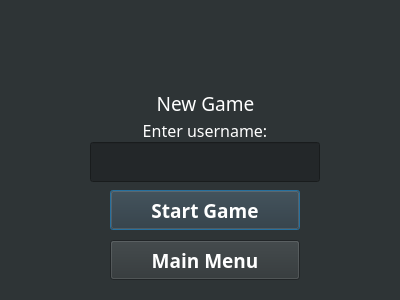
<?xml version="1.0" encoding="UTF-8"?>
<ui version="4.0">
 <class>newGame</class>
 <widget class="QDialog" name="newGame">
  <property name="geometry">
   <rect>
    <x>0</x>
    <y>0</y>
    <width>400</width>
    <height>300</height>
   </rect>
  </property>
  <property name="focusPolicy">
   <enum>Qt::NoFocus</enum>
  </property>
  <property name="windowTitle">
   <string>Zork - New Game</string>
  </property>
  <property name="styleSheet">
   <string notr="true">background-color: rgb(46, 52, 54);</string>
  </property>
  <widget class="QLabel" name="userLabel">
   <property name="geometry">
    <rect>
     <x>90</x>
     <y>120</y>
     <width>230</width>
     <height>20</height>
    </rect>
   </property>
   <property name="palette">
    <palette>
     <active>
      <colorrole role="WindowText">
       <brush brushstyle="SolidPattern">
        <color alpha="255">
         <red>255</red>
         <green>255</green>
         <blue>255</blue>
        </color>
       </brush>
      </colorrole>
      <colorrole role="Button">
       <brush brushstyle="SolidPattern">
        <color alpha="255">
         <red>46</red>
         <green>52</green>
         <blue>54</blue>
        </color>
       </brush>
      </colorrole>
      <colorrole role="Text">
       <brush brushstyle="SolidPattern">
        <color alpha="255">
         <red>255</red>
         <green>255</green>
         <blue>255</blue>
        </color>
       </brush>
      </colorrole>
      <colorrole role="Base">
       <brush brushstyle="SolidPattern">
        <color alpha="255">
         <red>46</red>
         <green>52</green>
         <blue>54</blue>
        </color>
       </brush>
      </colorrole>
      <colorrole role="Window">
       <brush brushstyle="SolidPattern">
        <color alpha="255">
         <red>46</red>
         <green>52</green>
         <blue>54</blue>
        </color>
       </brush>
      </colorrole>
     </active>
     <inactive>
      <colorrole role="WindowText">
       <brush brushstyle="SolidPattern">
        <color alpha="255">
         <red>255</red>
         <green>255</green>
         <blue>255</blue>
        </color>
       </brush>
      </colorrole>
      <colorrole role="Button">
       <brush brushstyle="SolidPattern">
        <color alpha="255">
         <red>46</red>
         <green>52</green>
         <blue>54</blue>
        </color>
       </brush>
      </colorrole>
      <colorrole role="Text">
       <brush brushstyle="SolidPattern">
        <color alpha="255">
         <red>255</red>
         <green>255</green>
         <blue>255</blue>
        </color>
       </brush>
      </colorrole>
      <colorrole role="Base">
       <brush brushstyle="SolidPattern">
        <color alpha="255">
         <red>46</red>
         <green>52</green>
         <blue>54</blue>
        </color>
       </brush>
      </colorrole>
      <colorrole role="Window">
       <brush brushstyle="SolidPattern">
        <color alpha="255">
         <red>46</red>
         <green>52</green>
         <blue>54</blue>
        </color>
       </brush>
      </colorrole>
     </inactive>
     <disabled>
      <colorrole role="WindowText">
       <brush brushstyle="SolidPattern">
        <color alpha="255">
         <red>190</red>
         <green>190</green>
         <blue>190</blue>
        </color>
       </brush>
      </colorrole>
      <colorrole role="Button">
       <brush brushstyle="SolidPattern">
        <color alpha="255">
         <red>46</red>
         <green>52</green>
         <blue>54</blue>
        </color>
       </brush>
      </colorrole>
      <colorrole role="Text">
       <brush brushstyle="SolidPattern">
        <color alpha="255">
         <red>190</red>
         <green>190</green>
         <blue>190</blue>
        </color>
       </brush>
      </colorrole>
      <colorrole role="Base">
       <brush brushstyle="SolidPattern">
        <color alpha="255">
         <red>46</red>
         <green>52</green>
         <blue>54</blue>
        </color>
       </brush>
      </colorrole>
      <colorrole role="Window">
       <brush brushstyle="SolidPattern">
        <color alpha="255">
         <red>46</red>
         <green>52</green>
         <blue>54</blue>
        </color>
       </brush>
      </colorrole>
     </disabled>
    </palette>
   </property>
   <property name="font">
    <font>
     <family>Montserrat</family>
     <pointsize>12</pointsize>
     <weight>50</weight>
     <bold>false</bold>
    </font>
   </property>
   <property name="contextMenuPolicy">
    <enum>Qt::NoContextMenu</enum>
   </property>
   <property name="whatsThis">
    <string/>
   </property>
   <property name="accessibleName">
    <string/>
   </property>
   <property name="accessibleDescription">
    <string/>
   </property>
   <property name="layoutDirection">
    <enum>Qt::LeftToRight</enum>
   </property>
   <property name="text">
    <string>Enter username:</string>
   </property>
   <property name="textFormat">
    <enum>Qt::AutoText</enum>
   </property>
   <property name="alignment">
    <set>Qt::AlignCenter</set>
   </property>
  </widget>
  <widget class="QLabel" name="zorkLogo">
   <property name="geometry">
    <rect>
     <x>90</x>
     <y>0</y>
     <width>230</width>
     <height>100</height>
    </rect>
   </property>
   <property name="font">
    <font>
     <family>Montserrat</family>
     <pointsize>50</pointsize>
     <weight>75</weight>
     <italic>true</italic>
     <bold>true</bold>
    </font>
   </property>
   <property name="text">
    <string/>
   </property>
   <property name="pixmap">
    <pixmap resource="imglib.qrc">:/zorkLogo.png</pixmap>
   </property>
   <property name="scaledContents">
    <bool>true</bool>
   </property>
   <property name="alignment">
    <set>Qt::AlignCenter</set>
   </property>
  </widget>
  <widget class="QPushButton" name="startGameButton">
   <property name="geometry">
    <rect>
     <x>110</x>
     <y>190</y>
     <width>190</width>
     <height>40</height>
    </rect>
   </property>
   <property name="palette">
    <palette>
     <active>
      <colorrole role="WindowText">
       <brush brushstyle="SolidPattern">
        <color alpha="255">
         <red>255</red>
         <green>255</green>
         <blue>255</blue>
        </color>
       </brush>
      </colorrole>
      <colorrole role="Button">
       <brush brushstyle="SolidPattern">
        <color alpha="255">
         <red>46</red>
         <green>52</green>
         <blue>54</blue>
        </color>
       </brush>
      </colorrole>
      <colorrole role="ButtonText">
       <brush brushstyle="SolidPattern">
        <color alpha="255">
         <red>255</red>
         <green>255</green>
         <blue>255</blue>
        </color>
       </brush>
      </colorrole>
      <colorrole role="Base">
       <brush brushstyle="SolidPattern">
        <color alpha="255">
         <red>46</red>
         <green>52</green>
         <blue>54</blue>
        </color>
       </brush>
      </colorrole>
      <colorrole role="Window">
       <brush brushstyle="SolidPattern">
        <color alpha="255">
         <red>46</red>
         <green>52</green>
         <blue>54</blue>
        </color>
       </brush>
      </colorrole>
     </active>
     <inactive>
      <colorrole role="WindowText">
       <brush brushstyle="SolidPattern">
        <color alpha="255">
         <red>255</red>
         <green>255</green>
         <blue>255</blue>
        </color>
       </brush>
      </colorrole>
      <colorrole role="Button">
       <brush brushstyle="SolidPattern">
        <color alpha="255">
         <red>46</red>
         <green>52</green>
         <blue>54</blue>
        </color>
       </brush>
      </colorrole>
      <colorrole role="ButtonText">
       <brush brushstyle="SolidPattern">
        <color alpha="255">
         <red>255</red>
         <green>255</green>
         <blue>255</blue>
        </color>
       </brush>
      </colorrole>
      <colorrole role="Base">
       <brush brushstyle="SolidPattern">
        <color alpha="255">
         <red>46</red>
         <green>52</green>
         <blue>54</blue>
        </color>
       </brush>
      </colorrole>
      <colorrole role="Window">
       <brush brushstyle="SolidPattern">
        <color alpha="255">
         <red>46</red>
         <green>52</green>
         <blue>54</blue>
        </color>
       </brush>
      </colorrole>
     </inactive>
     <disabled>
      <colorrole role="WindowText">
       <brush brushstyle="SolidPattern">
        <color alpha="255">
         <red>190</red>
         <green>190</green>
         <blue>190</blue>
        </color>
       </brush>
      </colorrole>
      <colorrole role="Button">
       <brush brushstyle="SolidPattern">
        <color alpha="255">
         <red>46</red>
         <green>52</green>
         <blue>54</blue>
        </color>
       </brush>
      </colorrole>
      <colorrole role="ButtonText">
       <brush brushstyle="SolidPattern">
        <color alpha="255">
         <red>190</red>
         <green>190</green>
         <blue>190</blue>
        </color>
       </brush>
      </colorrole>
      <colorrole role="Base">
       <brush brushstyle="SolidPattern">
        <color alpha="255">
         <red>46</red>
         <green>52</green>
         <blue>54</blue>
        </color>
       </brush>
      </colorrole>
      <colorrole role="Window">
       <brush brushstyle="SolidPattern">
        <color alpha="255">
         <red>46</red>
         <green>52</green>
         <blue>54</blue>
        </color>
       </brush>
      </colorrole>
     </disabled>
    </palette>
   </property>
   <property name="font">
    <font>
     <family>Montserrat</family>
     <pointsize>14</pointsize>
     <weight>75</weight>
     <bold>true</bold>
    </font>
   </property>
   <property name="text">
    <string>Start Game</string>
   </property>
  </widget>
  <widget class="QLabel" name="newGameLabel">
   <property name="geometry">
    <rect>
     <x>90</x>
     <y>93</y>
     <width>231</width>
     <height>20</height>
    </rect>
   </property>
   <property name="palette">
    <palette>
     <active>
      <colorrole role="WindowText">
       <brush brushstyle="SolidPattern">
        <color alpha="255">
         <red>255</red>
         <green>255</green>
         <blue>255</blue>
        </color>
       </brush>
      </colorrole>
      <colorrole role="Button">
       <brush brushstyle="SolidPattern">
        <color alpha="255">
         <red>46</red>
         <green>52</green>
         <blue>54</blue>
        </color>
       </brush>
      </colorrole>
      <colorrole role="Text">
       <brush brushstyle="SolidPattern">
        <color alpha="255">
         <red>255</red>
         <green>255</green>
         <blue>255</blue>
        </color>
       </brush>
      </colorrole>
      <colorrole role="Base">
       <brush brushstyle="SolidPattern">
        <color alpha="255">
         <red>46</red>
         <green>52</green>
         <blue>54</blue>
        </color>
       </brush>
      </colorrole>
      <colorrole role="Window">
       <brush brushstyle="SolidPattern">
        <color alpha="255">
         <red>46</red>
         <green>52</green>
         <blue>54</blue>
        </color>
       </brush>
      </colorrole>
     </active>
     <inactive>
      <colorrole role="WindowText">
       <brush brushstyle="SolidPattern">
        <color alpha="255">
         <red>255</red>
         <green>255</green>
         <blue>255</blue>
        </color>
       </brush>
      </colorrole>
      <colorrole role="Button">
       <brush brushstyle="SolidPattern">
        <color alpha="255">
         <red>46</red>
         <green>52</green>
         <blue>54</blue>
        </color>
       </brush>
      </colorrole>
      <colorrole role="Text">
       <brush brushstyle="SolidPattern">
        <color alpha="255">
         <red>255</red>
         <green>255</green>
         <blue>255</blue>
        </color>
       </brush>
      </colorrole>
      <colorrole role="Base">
       <brush brushstyle="SolidPattern">
        <color alpha="255">
         <red>46</red>
         <green>52</green>
         <blue>54</blue>
        </color>
       </brush>
      </colorrole>
      <colorrole role="Window">
       <brush brushstyle="SolidPattern">
        <color alpha="255">
         <red>46</red>
         <green>52</green>
         <blue>54</blue>
        </color>
       </brush>
      </colorrole>
     </inactive>
     <disabled>
      <colorrole role="WindowText">
       <brush brushstyle="SolidPattern">
        <color alpha="255">
         <red>190</red>
         <green>190</green>
         <blue>190</blue>
        </color>
       </brush>
      </colorrole>
      <colorrole role="Button">
       <brush brushstyle="SolidPattern">
        <color alpha="255">
         <red>46</red>
         <green>52</green>
         <blue>54</blue>
        </color>
       </brush>
      </colorrole>
      <colorrole role="Text">
       <brush brushstyle="SolidPattern">
        <color alpha="255">
         <red>190</red>
         <green>190</green>
         <blue>190</blue>
        </color>
       </brush>
      </colorrole>
      <colorrole role="Base">
       <brush brushstyle="SolidPattern">
        <color alpha="255">
         <red>46</red>
         <green>52</green>
         <blue>54</blue>
        </color>
       </brush>
      </colorrole>
      <colorrole role="Window">
       <brush brushstyle="SolidPattern">
        <color alpha="255">
         <red>46</red>
         <green>52</green>
         <blue>54</blue>
        </color>
       </brush>
      </colorrole>
     </disabled>
    </palette>
   </property>
   <property name="font">
    <font>
     <family>Montserrat</family>
     <pointsize>14</pointsize>
    </font>
   </property>
   <property name="text">
    <string>New Game</string>
   </property>
   <property name="alignment">
    <set>Qt::AlignCenter</set>
   </property>
  </widget>
  <widget class="QPushButton" name="mainMenuButton">
   <property name="geometry">
    <rect>
     <x>110</x>
     <y>240</y>
     <width>190</width>
     <height>40</height>
    </rect>
   </property>
   <property name="palette">
    <palette>
     <active>
      <colorrole role="Button">
       <brush brushstyle="SolidPattern">
        <color alpha="255">
         <red>46</red>
         <green>52</green>
         <blue>54</blue>
        </color>
       </brush>
      </colorrole>
      <colorrole role="ButtonText">
       <brush brushstyle="SolidPattern">
        <color alpha="255">
         <red>255</red>
         <green>255</green>
         <blue>255</blue>
        </color>
       </brush>
      </colorrole>
      <colorrole role="Base">
       <brush brushstyle="SolidPattern">
        <color alpha="255">
         <red>46</red>
         <green>52</green>
         <blue>54</blue>
        </color>
       </brush>
      </colorrole>
      <colorrole role="Window">
       <brush brushstyle="SolidPattern">
        <color alpha="255">
         <red>46</red>
         <green>52</green>
         <blue>54</blue>
        </color>
       </brush>
      </colorrole>
     </active>
     <inactive>
      <colorrole role="Button">
       <brush brushstyle="SolidPattern">
        <color alpha="255">
         <red>46</red>
         <green>52</green>
         <blue>54</blue>
        </color>
       </brush>
      </colorrole>
      <colorrole role="ButtonText">
       <brush brushstyle="SolidPattern">
        <color alpha="255">
         <red>255</red>
         <green>255</green>
         <blue>255</blue>
        </color>
       </brush>
      </colorrole>
      <colorrole role="Base">
       <brush brushstyle="SolidPattern">
        <color alpha="255">
         <red>46</red>
         <green>52</green>
         <blue>54</blue>
        </color>
       </brush>
      </colorrole>
      <colorrole role="Window">
       <brush brushstyle="SolidPattern">
        <color alpha="255">
         <red>46</red>
         <green>52</green>
         <blue>54</blue>
        </color>
       </brush>
      </colorrole>
     </inactive>
     <disabled>
      <colorrole role="Button">
       <brush brushstyle="SolidPattern">
        <color alpha="255">
         <red>46</red>
         <green>52</green>
         <blue>54</blue>
        </color>
       </brush>
      </colorrole>
      <colorrole role="ButtonText">
       <brush brushstyle="SolidPattern">
        <color alpha="255">
         <red>190</red>
         <green>190</green>
         <blue>190</blue>
        </color>
       </brush>
      </colorrole>
      <colorrole role="Base">
       <brush brushstyle="SolidPattern">
        <color alpha="255">
         <red>46</red>
         <green>52</green>
         <blue>54</blue>
        </color>
       </brush>
      </colorrole>
      <colorrole role="Window">
       <brush brushstyle="SolidPattern">
        <color alpha="255">
         <red>46</red>
         <green>52</green>
         <blue>54</blue>
        </color>
       </brush>
      </colorrole>
     </disabled>
    </palette>
   </property>
   <property name="font">
    <font>
     <family>Montserrat</family>
     <pointsize>14</pointsize>
     <weight>75</weight>
     <bold>true</bold>
    </font>
   </property>
   <property name="text">
    <string>Main Menu</string>
   </property>
  </widget>
  <widget class="QLineEdit" name="usernameEnter">
   <property name="geometry">
    <rect>
     <x>90</x>
     <y>142</y>
     <width>230</width>
     <height>40</height>
    </rect>
   </property>
   <property name="minimumSize">
    <size>
     <width>230</width>
     <height>40</height>
    </size>
   </property>
   <property name="maximumSize">
    <size>
     <width>230</width>
     <height>40</height>
    </size>
   </property>
   <property name="palette">
    <palette>
     <active>
      <colorrole role="WindowText">
       <brush brushstyle="SolidPattern">
        <color alpha="255">
         <red>255</red>
         <green>255</green>
         <blue>255</blue>
        </color>
       </brush>
      </colorrole>
      <colorrole role="Button">
       <brush brushstyle="SolidPattern">
        <color alpha="255">
         <red>35</red>
         <green>39</green>
         <blue>41</blue>
        </color>
       </brush>
      </colorrole>
      <colorrole role="Text">
       <brush brushstyle="SolidPattern">
        <color alpha="255">
         <red>255</red>
         <green>255</green>
         <blue>255</blue>
        </color>
       </brush>
      </colorrole>
      <colorrole role="Base">
       <brush brushstyle="SolidPattern">
        <color alpha="255">
         <red>35</red>
         <green>39</green>
         <blue>41</blue>
        </color>
       </brush>
      </colorrole>
      <colorrole role="Window">
       <brush brushstyle="SolidPattern">
        <color alpha="255">
         <red>35</red>
         <green>39</green>
         <blue>41</blue>
        </color>
       </brush>
      </colorrole>
     </active>
     <inactive>
      <colorrole role="WindowText">
       <brush brushstyle="SolidPattern">
        <color alpha="255">
         <red>255</red>
         <green>255</green>
         <blue>255</blue>
        </color>
       </brush>
      </colorrole>
      <colorrole role="Button">
       <brush brushstyle="SolidPattern">
        <color alpha="255">
         <red>35</red>
         <green>39</green>
         <blue>41</blue>
        </color>
       </brush>
      </colorrole>
      <colorrole role="Text">
       <brush brushstyle="SolidPattern">
        <color alpha="255">
         <red>255</red>
         <green>255</green>
         <blue>255</blue>
        </color>
       </brush>
      </colorrole>
      <colorrole role="Base">
       <brush brushstyle="SolidPattern">
        <color alpha="255">
         <red>35</red>
         <green>39</green>
         <blue>41</blue>
        </color>
       </brush>
      </colorrole>
      <colorrole role="Window">
       <brush brushstyle="SolidPattern">
        <color alpha="255">
         <red>35</red>
         <green>39</green>
         <blue>41</blue>
        </color>
       </brush>
      </colorrole>
     </inactive>
     <disabled>
      <colorrole role="WindowText">
       <brush brushstyle="SolidPattern">
        <color alpha="255">
         <red>190</red>
         <green>190</green>
         <blue>190</blue>
        </color>
       </brush>
      </colorrole>
      <colorrole role="Button">
       <brush brushstyle="SolidPattern">
        <color alpha="255">
         <red>35</red>
         <green>39</green>
         <blue>41</blue>
        </color>
       </brush>
      </colorrole>
      <colorrole role="Text">
       <brush brushstyle="SolidPattern">
        <color alpha="255">
         <red>190</red>
         <green>190</green>
         <blue>190</blue>
        </color>
       </brush>
      </colorrole>
      <colorrole role="Base">
       <brush brushstyle="SolidPattern">
        <color alpha="255">
         <red>35</red>
         <green>39</green>
         <blue>41</blue>
        </color>
       </brush>
      </colorrole>
      <colorrole role="Window">
       <brush brushstyle="SolidPattern">
        <color alpha="255">
         <red>35</red>
         <green>39</green>
         <blue>41</blue>
        </color>
       </brush>
      </colorrole>
     </disabled>
    </palette>
   </property>
   <property name="font">
    <font>
     <family>Montserrat</family>
     <pointsize>14</pointsize>
    </font>
   </property>
   <property name="layoutDirection">
    <enum>Qt::LeftToRight</enum>
   </property>
   <property name="styleSheet">
    <string notr="true">background-color: rgb(35, 39, 41);</string>
   </property>
   <property name="alignment">
    <set>Qt::AlignCenter</set>
   </property>
  </widget>
 </widget>
 <resources>
  <include location="imglib.qrc"/>
 </resources>
 <connections/>
</ui>
